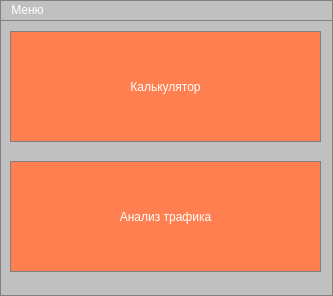
<?xml version="1.0" encoding="UTF-8"?>
<ui version="4.0">
 <class>MainWindow</class>
 <widget class="QMainWindow" name="MainWindow">
  <property name="geometry">
   <rect>
    <x>0</x>
    <y>0</y>
    <width>333</width>
    <height>296</height>
   </rect>
  </property>
  <property name="maximumSize">
   <size>
    <width>333</width>
    <height>296</height>
   </size>
  </property>
  <property name="font">
   <font>
    <pointsize>15</pointsize>
   </font>
  </property>
  <property name="windowTitle">
   <string>Проект</string>
  </property>
  <property name="styleSheet">
   <string notr="true">QMainWindow
{
	background-color: rgb(192, 192, 192);
	color: white;
	border: 1px solid gray;
}</string>
  </property>
  <widget class="QWidget" name="centralWidget">
   <widget class="QPushButton" name="pushButton_calculator">
    <property name="geometry">
     <rect>
      <x>10</x>
      <y>10</y>
      <width>311</width>
      <height>111</height>
     </rect>
    </property>
    <property name="styleSheet">
     <string notr="true">QPushButton
{
	background-color: rgb(255, 127, 80);
	color: white;
	border: 1px solid gray;
}
QPushButton:pressed
{
	background-color: qlineargradient(x1: 0, y1: 0, x2: 0, y2: 1, stop: 0 #FFA07A, stop: 1 #FFA07A);
}</string>
    </property>
    <property name="text">
     <string>Калькулятор</string>
    </property>
   </widget>
   <widget class="QPushButton" name="pushButton_trafficAnalysis">
    <property name="geometry">
     <rect>
      <x>10</x>
      <y>140</y>
      <width>311</width>
      <height>111</height>
     </rect>
    </property>
    <property name="styleSheet">
     <string notr="true">QPushButton
{
	background-color: rgb(255, 127, 80);
	color: white;
	border: 1px solid gray;
}
QPushButton:pressed
{
	background-color: qlineargradient(x1: 0, y1: 0, x2: 0, y2: 1, stop: 0 #FFA07A, stop: 1 #FFA07A);
}</string>
    </property>
    <property name="text">
     <string>Анализ трафика</string>
    </property>
   </widget>
  </widget>
  <widget class="QMenuBar" name="menuBar">
   <property name="geometry">
    <rect>
     <x>0</x>
     <y>0</y>
     <width>333</width>
     <height>23</height>
    </rect>
   </property>
   <property name="styleSheet">
    <string notr="true">QMenuBar
{
	background-color: rgb(192, 192, 192);
	color: white;
	border: 1px solid gray;
}</string>
   </property>
   <widget class="QMenu" name="menu">
    <property name="title">
     <string>Меню</string>
    </property>
    <addaction name="action_calculator"/>
    <addaction name="action_trafficAnalysis"/>
    <addaction name="separator"/>
    <addaction name="action_exit"/>
   </widget>
   <addaction name="menu"/>
  </widget>
  <action name="action_exit">
   <property name="text">
    <string>Выход</string>
   </property>
  </action>
  <action name="action_clear">
   <property name="text">
    <string>Отчистить экран</string>
   </property>
  </action>
  <action name="action_calculator">
   <property name="text">
    <string>Калькулятор</string>
   </property>
  </action>
  <action name="action_trafficAnalysis">
   <property name="text">
    <string>Анализатор трафика</string>
   </property>
  </action>
 </widget>
 <layoutdefault spacing="6" margin="11"/>
 <resources/>
 <connections>
  <connection>
   <sender>action_exit</sender>
   <signal>triggered()</signal>
   <receiver>MainWindow</receiver>
   <slot>close()</slot>
   <hints>
    <hint type="sourcelabel">
     <x>-1</x>
     <y>-1</y>
    </hint>
    <hint type="destinationlabel">
     <x>117</x>
     <y>195</y>
    </hint>
   </hints>
  </connection>
 </connections>
</ui>
